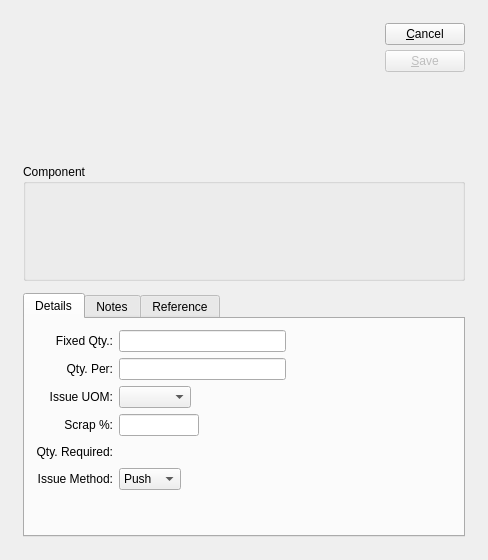
<?xml version="1.0" encoding="UTF-8"?>
<ui version="4.0">
 <comment>This file is part of the xTuple ERP: PostBooks Edition, a free and
open source Enterprise Resource Planning software suite,
Copyright (c) 1999-2010 by OpenMFG LLC, d/b/a xTuple.
It is licensed to you under the Common Public Attribution License
version 1.0, the full text of which (including xTuple-specific Exhibits)
is available at www.xtuple.com/CPAL.  By using this software, you agree
to be bound by its terms.</comment>
 <class>woMaterialItem</class>
 <widget class="QDialog" name="woMaterialItem">
  <property name="geometry">
   <rect>
    <x>0</x>
    <y>0</y>
    <width>488</width>
    <height>560</height>
   </rect>
  </property>
  <property name="windowTitle">
   <string>Work Order Material Requirement</string>
  </property>
  <layout class="QGridLayout">
   <item row="0" column="0">
    <layout class="QGridLayout">
     <property name="margin">
      <number>12</number>
     </property>
     <property name="spacing">
      <number>12</number>
     </property>
     <item row="0" column="0">
      <layout class="QHBoxLayout">
       <item>
        <layout class="QHBoxLayout">
         <property name="spacing">
          <number>0</number>
         </property>
         <item>
          <widget class="WoCluster" name="_wo">
           <property name="focusPolicy">
            <enum>Qt::StrongFocus</enum>
           </property>
          </widget>
         </item>
         <item>
          <spacer>
           <property name="orientation">
            <enum>Qt::Horizontal</enum>
           </property>
           <property name="sizeType">
            <enum>QSizePolicy::Expanding</enum>
           </property>
           <property name="sizeHint" stdset="0">
            <size>
             <width>0</width>
             <height>20</height>
            </size>
           </property>
          </spacer>
         </item>
        </layout>
       </item>
       <item>
        <layout class="QVBoxLayout">
         <property name="spacing">
          <number>5</number>
         </property>
         <item>
          <widget class="QPushButton" name="_close">
           <property name="text">
            <string>&amp;Cancel</string>
           </property>
          </widget>
         </item>
         <item>
          <widget class="QPushButton" name="_save">
           <property name="enabled">
            <bool>false</bool>
           </property>
           <property name="text">
            <string>&amp;Save</string>
           </property>
           <property name="default">
            <bool>true</bool>
           </property>
          </widget>
         </item>
         <item>
          <spacer>
           <property name="orientation">
            <enum>Qt::Vertical</enum>
           </property>
           <property name="sizeType">
            <enum>QSizePolicy::Expanding</enum>
           </property>
           <property name="sizeHint" stdset="0">
            <size>
             <width>20</width>
             <height>20</height>
            </size>
           </property>
          </spacer>
         </item>
        </layout>
       </item>
      </layout>
     </item>
     <item row="1" column="0">
      <widget class="QGroupBox" name="_componentGroup">
       <property name="title">
        <string>Component</string>
       </property>
       <layout class="QGridLayout">
        <item row="0" column="0">
         <layout class="QHBoxLayout">
          <item>
           <widget class="ItemCluster" name="_item">
            <property name="focusPolicy">
             <enum>Qt::StrongFocus</enum>
            </property>
           </widget>
          </item>
          <item>
           <spacer>
            <property name="orientation">
             <enum>Qt::Horizontal</enum>
            </property>
            <property name="sizeType">
             <enum>QSizePolicy::Expanding</enum>
            </property>
            <property name="sizeHint" stdset="0">
             <size>
              <width>16</width>
              <height>72</height>
             </size>
            </property>
           </spacer>
          </item>
         </layout>
        </item>
       </layout>
      </widget>
     </item>
     <item row="2" column="0">
      <widget class="QTabWidget" name="_tab">
       <property name="currentIndex">
        <number>0</number>
       </property>
       <widget class="QWidget" name="_detailsTab">
        <attribute name="title">
         <string>Details</string>
        </attribute>
        <layout class="QGridLayout">
         <item row="0" column="0">
          <layout class="QVBoxLayout">
           <item>
            <layout class="QGridLayout">
             <item row="1" column="0">
              <widget class="XLabel" name="_qtyPerLit">
               <property name="text">
                <string>Qty. Per:</string>
               </property>
               <property name="alignment">
                <set>Qt::AlignRight|Qt::AlignTrailing|Qt::AlignVCenter</set>
               </property>
              </widget>
             </item>
             <item row="1" column="1">
              <layout class="QHBoxLayout">
               <item>
                <widget class="XLineEdit" name="_qtyPer">
                 <property name="alignment">
                  <set>Qt::AlignRight</set>
                 </property>
                </widget>
               </item>
               <item>
                <spacer>
                 <property name="orientation">
                  <enum>Qt::Horizontal</enum>
                 </property>
                 <property name="sizeHint" stdset="0">
                  <size>
                   <width>40</width>
                   <height>20</height>
                  </size>
                 </property>
                </spacer>
               </item>
              </layout>
             </item>
             <item row="2" column="0">
              <widget class="XLabel" name="_uomLit">
               <property name="text">
                <string>Issue UOM:</string>
               </property>
               <property name="alignment">
                <set>Qt::AlignRight|Qt::AlignTrailing|Qt::AlignVCenter</set>
               </property>
              </widget>
             </item>
             <item row="2" column="1">
              <layout class="QHBoxLayout">
               <item>
                <widget class="XComboBox" name="_uom"/>
               </item>
               <item>
                <spacer>
                 <property name="orientation">
                  <enum>Qt::Horizontal</enum>
                 </property>
                 <property name="sizeHint" stdset="0">
                  <size>
                   <width>20</width>
                   <height>20</height>
                  </size>
                 </property>
                </spacer>
               </item>
              </layout>
             </item>
             <item row="3" column="0">
              <widget class="XLabel" name="_scrapLit">
               <property name="text">
                <string>Scrap %:</string>
               </property>
               <property name="alignment">
                <set>Qt::AlignRight|Qt::AlignTrailing|Qt::AlignVCenter</set>
               </property>
              </widget>
             </item>
             <item row="3" column="1">
              <layout class="QHBoxLayout">
               <item>
                <widget class="XLineEdit" name="_scrap">
                 <property name="sizePolicy">
                  <sizepolicy hsizetype="Preferred" vsizetype="Fixed">
                   <horstretch>0</horstretch>
                   <verstretch>0</verstretch>
                  </sizepolicy>
                 </property>
                 <property name="maximumSize">
                  <size>
                   <width>80</width>
                   <height>32767</height>
                  </size>
                 </property>
                 <property name="alignment">
                  <set>Qt::AlignRight</set>
                 </property>
                </widget>
               </item>
               <item>
                <spacer>
                 <property name="orientation">
                  <enum>Qt::Horizontal</enum>
                 </property>
                 <property name="sizeHint" stdset="0">
                  <size>
                   <width>191</width>
                   <height>20</height>
                  </size>
                 </property>
                </spacer>
               </item>
              </layout>
             </item>
             <item row="4" column="0">
              <widget class="XLabel" name="_qtyRequiredLit">
               <property name="text">
                <string>Qty. Required:</string>
               </property>
               <property name="alignment">
                <set>Qt::AlignRight|Qt::AlignTrailing|Qt::AlignVCenter</set>
               </property>
              </widget>
             </item>
             <item row="4" column="1">
              <layout class="QHBoxLayout">
               <item>
                <widget class="XLabel" name="_qtyRequired">
                 <property name="minimumSize">
                  <size>
                   <width>80</width>
                   <height>0</height>
                  </size>
                 </property>
                 <property name="alignment">
                  <set>Qt::AlignRight|Qt::AlignTrailing|Qt::AlignVCenter</set>
                 </property>
                </widget>
               </item>
               <item>
                <spacer>
                 <property name="orientation">
                  <enum>Qt::Horizontal</enum>
                 </property>
                 <property name="sizeHint" stdset="0">
                  <size>
                   <width>40</width>
                   <height>20</height>
                  </size>
                 </property>
                </spacer>
               </item>
              </layout>
             </item>
             <item row="5" column="0">
              <widget class="XLabel" name="_issueMethodLit">
               <property name="text">
                <string>Issue Method:</string>
               </property>
               <property name="alignment">
                <set>Qt::AlignRight|Qt::AlignTrailing|Qt::AlignVCenter</set>
               </property>
              </widget>
             </item>
             <item row="5" column="1">
              <layout class="QHBoxLayout">
               <property name="spacing">
                <number>0</number>
               </property>
               <item>
                <widget class="XComboBox" name="_issueMethod">
                 <item>
                  <property name="text">
                   <string>Push</string>
                  </property>
                 </item>
                 <item>
                  <property name="text">
                   <string>Pull</string>
                  </property>
                 </item>
                 <item>
                  <property name="text">
                   <string>Mixed</string>
                  </property>
                 </item>
                </widget>
               </item>
               <item>
                <spacer>
                 <property name="orientation">
                  <enum>Qt::Horizontal</enum>
                 </property>
                 <property name="sizeType">
                  <enum>QSizePolicy::Expanding</enum>
                 </property>
                 <property name="sizeHint" stdset="0">
                  <size>
                   <width>0</width>
                   <height>16</height>
                  </size>
                 </property>
                </spacer>
               </item>
              </layout>
             </item>
             <item row="0" column="0">
              <widget class="XLabel" name="_fixedQtyLit">
               <property name="text">
                <string>Fixed Qty.:</string>
               </property>
               <property name="alignment">
                <set>Qt::AlignRight|Qt::AlignTrailing|Qt::AlignVCenter</set>
               </property>
              </widget>
             </item>
             <item row="0" column="1">
              <layout class="QHBoxLayout" name="_2">
               <item>
                <widget class="XLineEdit" name="_qtyFxd">
                 <property name="alignment">
                  <set>Qt::AlignRight</set>
                 </property>
                </widget>
               </item>
               <item>
                <spacer>
                 <property name="orientation">
                  <enum>Qt::Horizontal</enum>
                 </property>
                 <property name="sizeHint" stdset="0">
                  <size>
                   <width>40</width>
                   <height>20</height>
                  </size>
                 </property>
                </spacer>
               </item>
              </layout>
             </item>
            </layout>
           </item>
           <item>
            <spacer>
             <property name="orientation">
              <enum>Qt::Vertical</enum>
             </property>
             <property name="sizeHint" stdset="0">
              <size>
               <width>20</width>
               <height>0</height>
              </size>
             </property>
            </spacer>
           </item>
          </layout>
         </item>
        </layout>
       </widget>
       <widget class="QWidget" name="_notesTab">
        <attribute name="title">
         <string>Notes</string>
        </attribute>
        <layout class="QGridLayout">
         <item row="0" column="0">
          <widget class="QTextEdit" name="_notes"/>
         </item>
        </layout>
       </widget>
       <widget class="QWidget" name="_referenceTab">
        <attribute name="title">
         <string>Reference</string>
        </attribute>
        <layout class="QGridLayout">
         <item row="0" column="0">
          <widget class="XTextEdit" name="_ref"/>
         </item>
        </layout>
       </widget>
      </widget>
     </item>
    </layout>
   </item>
  </layout>
 </widget>
 <layoutdefault spacing="6" margin="11"/>
 <pixmapfunction>qPixmapFromMimeSource</pixmapfunction>
 <customwidgets>
  <customwidget>
   <class>ItemCluster</class>
   <extends>QWidget</extends>
   <header>itemcluster.h</header>
   <container>1</container>
  </customwidget>
  <customwidget>
   <class>WoCluster</class>
   <extends>QWidget</extends>
   <header>wocluster.h</header>
  </customwidget>
  <customwidget>
   <class>XComboBox</class>
   <extends>QComboBox</extends>
   <header>xcombobox.h</header>
  </customwidget>
  <customwidget>
   <class>XLabel</class>
   <extends>QLabel</extends>
   <header>xlabel.h</header>
  </customwidget>
  <customwidget>
   <class>XLineEdit</class>
   <extends>QLineEdit</extends>
   <header>xlineedit.h</header>
   <container>1</container>
  </customwidget>
  <customwidget>
   <class>XTextEdit</class>
   <extends>QTextEdit</extends>
   <header>xtextedit.h</header>
  </customwidget>
 </customwidgets>
 <tabstops>
  <tabstop>_wo</tabstop>
  <tabstop>_item</tabstop>
  <tabstop>_tab</tabstop>
  <tabstop>_qtyFxd</tabstop>
  <tabstop>_qtyPer</tabstop>
  <tabstop>_uom</tabstop>
  <tabstop>_scrap</tabstop>
  <tabstop>_issueMethod</tabstop>
  <tabstop>_close</tabstop>
  <tabstop>_save</tabstop>
  <tabstop>_notes</tabstop>
  <tabstop>_ref</tabstop>
 </tabstops>
 <resources/>
 <connections>
  <connection>
   <sender>_item</sender>
   <signal>valid(bool)</signal>
   <receiver>_save</receiver>
   <slot>setEnabled(bool)</slot>
   <hints>
    <hint type="sourcelabel">
     <x>20</x>
     <y>20</y>
    </hint>
    <hint type="destinationlabel">
     <x>20</x>
     <y>20</y>
    </hint>
   </hints>
  </connection>
  <connection>
   <sender>_close</sender>
   <signal>clicked()</signal>
   <receiver>woMaterialItem</receiver>
   <slot>reject()</slot>
   <hints>
    <hint type="sourcelabel">
     <x>20</x>
     <y>20</y>
    </hint>
    <hint type="destinationlabel">
     <x>20</x>
     <y>20</y>
    </hint>
   </hints>
  </connection>
 </connections>
</ui>
